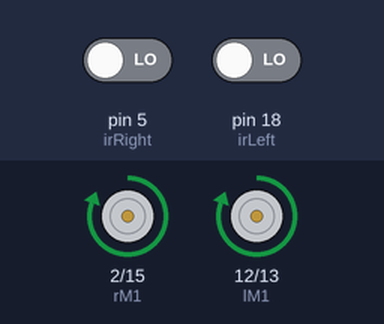
Bench run of a sketch on a simulated Arduino Uno, built with avr-gcc and run on an emulated ATmega328P. On the bench: motor-driver pin pairs drawn as motors (green arrow = first pin HIGH = forward, orange = second pin HIGH = backward, longer = more drive). Inputs (shaded band) come from the test bench; at power-on: pin 5 (irRight) LOW, pin 18 (irLeft) LOW.

Above: at 1.2 s.
1.3 s: pin 5 (irRight) driven HIGH
At 2.3 s:
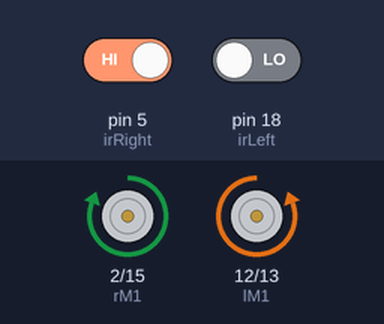
2.8 s: pin 18 (irLeft) driven HIGH
At 3.6 s:
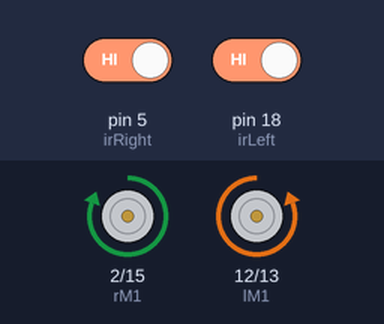
5.8 s: pin 5 (irRight) driven LOW
At 7.6 s:
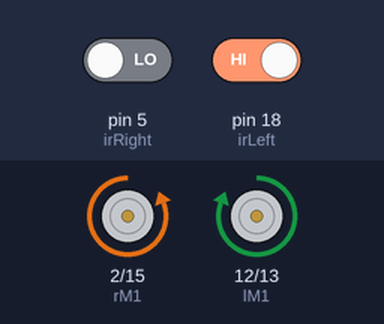
8.3 s: pin 18 (irLeft) driven LOW
At 8.9 s:
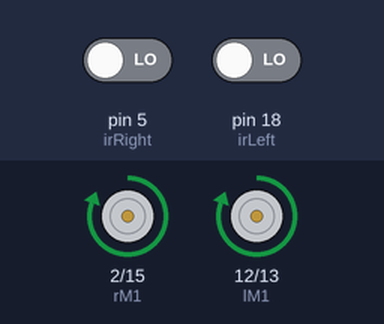
Timing chart, 0 to 10.9 s (numbered marks = the images above; inputs shaded):
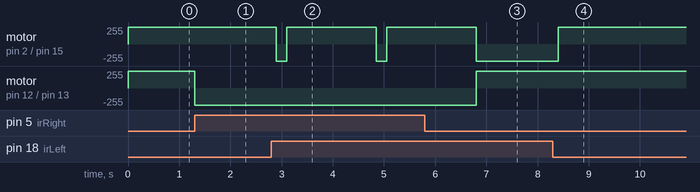

The sketch:

90gradentest.ino
```cpp
// Left Motor connections
#define lM1 12
#define lM2 13
// Right Motor connections
#define rM1 2
#define rM2 15
//Ir sensors
#define irLeft 18
#define irRight 5

//States of IR sensor
int irLeftState;
int irRightState;

void setup() {
  //Set all the motor control pins to outputs
  pinMode(lM1, OUTPUT);
  pinMode(lM2, OUTPUT);
  pinMode(rM1, OUTPUT);
  pinMode(rM2, OUTPUT);
  //Set the IR sensors to an input
  pinMode(irLeft, INPUT);
  pinMode(irRight, INPUT);
}

void loop() {
  checkIRs();
}

void checkIRs(){
  boolean acmIsLeft = false;
  boolean acmIsRight = false;
  boolean acmIsCentered = false;

  //Putting the value what IR sensor gives into the state variable of the ir sensors
  irLeftState = digitalRead(irLeft);
  irRightState = digitalRead(irRight);

  //LINE FOUND ON BOTH SENSORS AND ACM WAS ON LEFT SIDE
  if((irLeftState == 1 && irRightState == 1) && acmIsLeft == true){
    acmIsLeft = false;
    acmIsRight = false;
    acmIsCentered = false;
    drive('b');
    delay(200);
    drive('l');
    delay(1750);
  }
  //LINE FOUND ON BOTH SENSORS AND ACM WAS ON RIGHT SIDE
  else if((irLeftState == 1 && irRightState == 1) && acmIsRight == true){
    acmIsLeft = false;
    acmIsRight = false;
    acmIsCentered = false;
    drive('b');
    delay(200);
    drive('r');
    delay(1750);
  }
  //LINE FOUND ON BOTH SENSORS AND ACM WAS CENTERED (SEES DOUBLE LINE FOR THE SECOND TIME)
  else if((irLeftState == 1 && irRightState == 1) && acmIsCentered == true){
    acmIsLeft = false;
    acmIsRight = false;
    acmIsCentered = false;
    drive('b');
    delay(200);
    drive('l');
    delay(3500);
  }
  //LINE FOUND ON BOTH SENSORS AND ACM WAS ON CENTERED (SEES DOUBLE LINE FOR THE FIRST TIME)
  else if(irLeftState == 1 && irRightState == 1){
    acmIsLeft = false;
    acmIsRight = false;
    acmIsCentered = true;
    drive('b');
    delay(200);
    drive('l');
    delay(1750);
  }
  //LINE FOUND ON THE LEFT SENSOR
  else if(irLeftState == 1 && irRightState == 0){
    acmIsLeft = true;
    acmIsRight = false;
    acmIsCentered = false;
    drive('r');
    delay(200);
  }
  //LINE FOUND ON THE RIGHT SENSOR
  else if(irLeftState == 0 && irRightState == 1){
    acmIsLeft = false;
    acmIsRight = true;
    acmIsCentered = false;
    drive('l');
    delay(200);
  }
  //NO LINES FOUND
  else{
    drive('f');
  }
}
//Function to drive the motors to given direction
void drive(char mode){
  switch (mode){
    case 'f':
      digitalWrite(lM1, HIGH);
      digitalWrite(lM2, LOW);
      digitalWrite(rM1, HIGH);
      digitalWrite(rM2, LOW);
      break;
    case 'b':
      digitalWrite(lM1, LOW);
      digitalWrite(lM2, HIGH);
      digitalWrite(rM1, LOW);
      digitalWrite(rM2, HIGH);
      break;
    case 'l':
      digitalWrite(lM1, LOW);
      digitalWrite(lM2, HIGH);
      digitalWrite(rM1, HIGH);
      digitalWrite(rM2, LOW);
      break;
    case 'r':
      digitalWrite(lM1, HIGH);
      digitalWrite(lM2, LOW);
      digitalWrite(rM1, LOW);
      digitalWrite(rM2, HIGH);
      break;
    case 'p':
      digitalWrite(lM1, LOW);
      digitalWrite(lM2, LOW);
      digitalWrite(rM1, LOW);
      digitalWrite(rM2, LOW);
      break;
  }
}
```

Measured:
- after the input at 1.3 s, motor on pin 12 (lM1) / pin 13 (lM2): forward 255/255 → backward 255/255 at once
- after the input at 2.8 s, motor on pin 2 (rM1) / pin 15 (rM2): alternates forward 255/255 for 1.8 s and backward 255/255 for 0.20 s, starting after 0.10 s
- after the input at 5.8 s, motor on pin 2 (rM1) / pin 15 (rM2): goes on until 6.8 s, then stays backward 255/255; motor on pin 12 (lM1) / pin 13 (lM2): backward 255/255 → forward 255/255 after 1.0 s
- after the input at 8.3 s, motor on pin 2 (rM1) / pin 15 (rM2): backward 255/255 → forward 255/255 after 0.10 s
